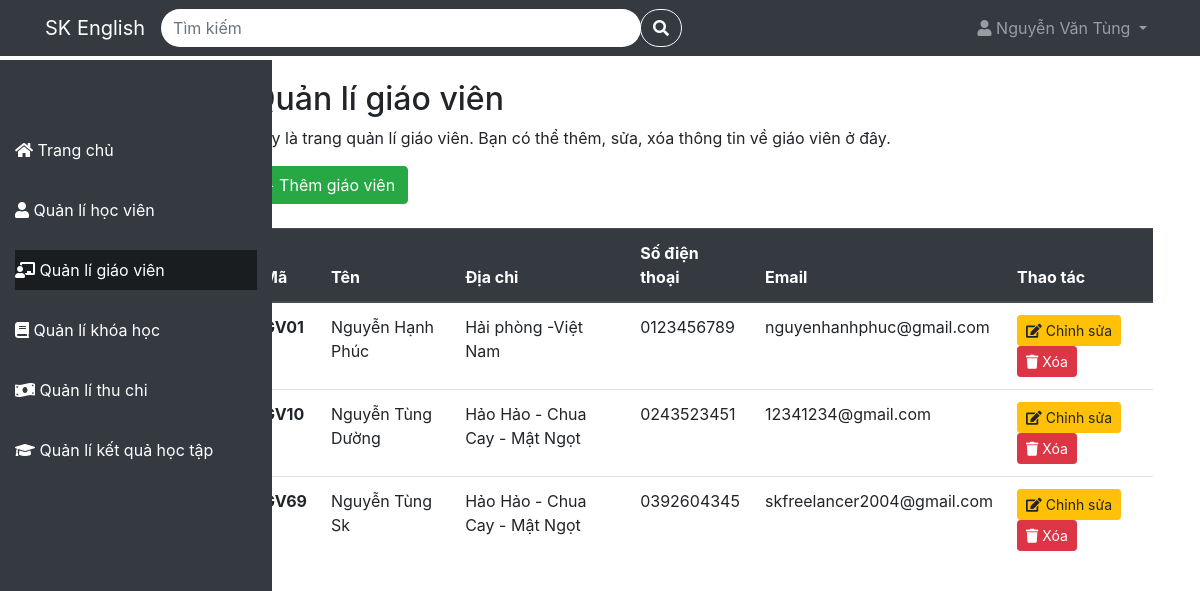
Screenshot of /QuanLiTrungTamTA/teacher with the database file from the repository.
### tables this page shows
CREATE TABLE `teachers` (
  `teacher_id` varchar(4) NOT NULL,
  `name` varchar(100) NOT NULL,
  `address` varchar(100) NOT NULL,
  `phone` varchar(10) NOT NULL,
  `email` varchar(100) NOT NULL
);

### app/Controller/TeacherController.php (called while the page is built, shortened)
<?php
class TeacherController {
    protected $config = [
        'host' => 'localhost',
        'dbname' => 'quanlytrungtamta',
        'user' => 'root',
        'password' => ''
    ];
    protected $db;
    public function __construct() {
        $this->db = new Database($this->config);
    }
    public function index(){
        $checkSearch = false;
        try {
            if($checkSearch){
                $listteacher = $this->db->table('teachers')->search(['teacher_id','name', 'address', 'phone', 'email'], $search);
            }else{
                $listteacher = $this->db->table('teachers')->get();
            }
        } catch (PDOException $e) {
            $this->db->logToConsole('lỗi lấy dữ liệu cho trang teacher: ' . $e->getMessage());
        }
        include './app/View/Teacher/teacher.php';
    }
    public function getListCourse($teacher){
        $sql = "SELECT DISTINCT c.course_id, c.title, c.duration
        FROM schedules s
        JOIN course c ON s.course_id = c.course_id
        WHERE s.teacher_id = '{$teacher['teacher_id']}'";
        $listCourse = $this->db->query($sql);
        return $listCourse;
    }
}
?>

### index.php (called while the page is built, shortened)
<?php
include './app/Model/Model.php';
include './app/Controller/TeacherController.php';
$route = new Route();
$route->get('/', 'LandingController@index');
$route->post('/login', 'LoginController@index');
$route->post('/logout', 'LogoutController@index');
$route->post('/register', 'RegisterController@index');
$route->post('/forgotPassword', 'ForgotPasswordController@index');
$route->post('/courseRegistration', 'RegisterController@courseRegistration');
$route->get('/home', 'HomeController@index');
$route->get('/student', 'StudentController@index');
$route->post('/student/deleteStudent', 'StudentController@deleteStudent');
$route->post('/student/editStudent', 'StudentController@editStudent');
$route->post('/student/addStudent', 'RegistrationController@addStudent');
$route->get('/teacher', 'TeacherController@index');
$route->post('/teacher/addTeacher', 'TeacherController@addTeacher');
$route->post('/teacher/editTeacher', 'TeacherController@editTeacher');
$route->post('/teacher/deleteTeacher', 'TeacherController@deleteTeacher');
$route->get('/course', 'CourseController@index');
$route->post('/course/addCourse', 'CourseController@addCourse');
$route->post('/course/deleteCourse', 'CourseController@deleteCourse');
$route->post('/course/edit', 'CourseController@editCourse');
$route->get('/course/detail', 'CourseController@show@detailCourse.php');
$route->post('/course/addSchedule', 'ScheduleController@addSchedule');
$route->post('/course/deleteSchedule', 'ScheduleController@deleteSchedule');
$route->get('/payment', 'PaymentController@index');
$route->get('/achievement', 'AchievementController@index');
$requestUri = $_SERVER['REQUEST_URI'];
$route->handle($requestUri);
?>

### app/Model/Model.php (called while the page is built, shortened)
<?php
class Database {
    protected
        $table = '',
        $host = '',
        $user ='',
        $password = '',
        $dbname = '',
        $conn = null;
    public function __construct($config){
        $this->host = $config['host'];
        $this->user = $config['user'];
        $this->password = $config['password'];
        $this->dbname = $config['dbname'];
    }
    protected function connect(){
        try{
            $this->conn = new PDO("mysql:host=$this->host;dbname=$this->dbname", $this->user, $this->password);
            $this->conn->setAttribute(PDO::ATTR_ERRMODE, PDO::ERRMODE_EXCEPTION);
        }catch(PDOException $e){
            echo "Lỗi kết nối đến cơ sở dữ liệu: ".$e->getMessage();
        }
    }
    public function query($sql){
        try{
            $query = $this->conn->prepare($sql);
            $query->execute();
            return $query->fetchAll(PDO::FETCH_ASSOC);
        }catch(PDOException $e){
            $this->logToConsole("Lỗi truy vấn dữ liệu: " . $e->getMessage());
        }
    }
    public function get($data = [])
    {
        try {
            if (empty($data)) {
                $sqlString = "select * from $this->table";
                $query = $this->conn->prepare($sqlString);
                $query->execute();
            } else {
                $stmt = join('=? and ', array_keys($data));
                $stmt .= '=?';
                $sqlString = "select * from $this->table where $stmt";
                $query = $this->conn->prepare($sqlString);
                $query->execute(array_values($data));
            }
            return $query->fetchAll(PDO::FETCH_ASSOC);
        } catch (PDOException $e) {
            $this->logToConsole("Lỗi đọc dữ liệu: " . $e->getMessage());
        }
    }
    public function table($table){
        $this->table = $table;
        return $this;
    }
}
?>

### app/View/Teacher/teacher.php (the view, shortened to what this page needs)
<!DOCTYPE html>
<html lang="en">
<head>
  <link rel="stylesheet" href="https://cdnjs.cloudflare.com/ajax/libs/font-awesome/5.15.4/css/all.min.css">
  <link rel="stylesheet" href="https://maxcdn.bootstrapcdn.com/bootstrap/4.5.2/css/bootstrap.min.css">
  <link rel="stylesheet" href=".\public\css\cssProject.css">
</head>
<body>
<?php include './app/View/Template/navbar.php' ?>
<?php include './app/View/Template/sidebar.php' ?>
<div class="main-content">
    <div class="container mt-5">
      <h2>Quản lí giáo viên</h2>
      <p>Đây là trang quản lí giáo viên. Bạn có thể thêm, sửa, xóa thông tin về giáo viên ở đây.</p>
        <button type="button" class="btn btn-success mb-4" data-toggle="modal" data-target="#addTeacher">
           + Thêm giáo viên
        </button>
      <table class="table">
        <thead class="thead-dark">
          <tr>
            <th scope="col">Mã</th>
            <th scope="col">Tên</th>
            <th scope="col">Địa chỉ</th>
            <th scope="col">Số điện thoại</th>
            <th scope="col">Email</th>
            <th scope="col">Thao tác</th>
          </tr>
        </thead>
        <tbody>
            <?php if (!empty($listteacher)): ?>
              <?php
                  foreach($listteacher as $teacher):
                    $listCourse = $this->getListCourse($teacher);
                    $listCourse = json_encode($listCourse);
              ?>
                <tr class="table-row-hover">
                  <th scope="row"
                      data-toggle="modal"
                      data-target="#detailTeacher"
                      data-name="<?php echo $teacher['name']?>"
                      data-address="<?php echo $teacher['address']?>"
                      data-phone="<?php echo $teacher['phone']?>"
                      data-email="<?php echo $teacher['email']?>"
                      data-listcourse='<?php echo htmlspecialchars($listCourse, ENT_QUOTES, 'UTF-8'); ?>'
                  >
                    <?php echo $teacher['teacher_id']?>
                  </th>
                  <td
                      data-toggle="modal"
                      data-target="#detailTeacher"
                      data-name="<?php echo $teacher['name']?>"
                      data-address="<?php echo $teacher['address']?>"
                      data-phone="<?php echo $teacher['phone']?>"
                      data-email="<?php echo $teacher['email']?>"
                      data-listcourse='<?php echo htmlspecialchars($listCourse, ENT_QUOTES, 'UTF-8'); ?>'
                  >
                    <?php echo $teacher['name']?>
                  </td>
                  <td
                      data-toggle="modal"
                      data-target="#detailTeacher"
                      data-name="<?php echo $teacher['name']?>"
                      data-address="<?php echo $teacher['address']?>"
                      data-phone="<?php echo $teacher['phone']?>"
                      data-email="<?php echo $teacher['email']?>"
                      data-listcourse='<?php echo htmlspecialchars($listCourse, ENT_QUOTES, 'UTF-8'); ?>'
                  >
                    <?php echo $teacher['address']?>
                  </td>
                  <td
                      data-toggle="modal"
                      data-target="#detailTeacher"
                      data-name="<?php echo $teacher['name']?>"
                      data-address="<?php echo $teacher['address']?>"
                      data-phone="<?php echo $teacher['phone']?>"
                      data-email="<?php echo $teacher['email']?>"
                      data-listcourse='<?php echo htmlspecialchars($listCourse, ENT_QUOTES, 'UTF-8'); ?>'
                  >
                    <?php echo $teacher['phone']?>
                  </td>
                  <td
                      data-toggle="modal"
                      data-target="#detailTeacher"
                      data-name="<?php echo $teacher['name']?>"
                      data-address="<?php echo $teacher['address']?>"
                      data-phone="<?php echo $teacher['phone']?>"
                      data-email="<?php echo $teacher['email']?>"
                      data-listcourse='<?php echo htmlspecialchars($listCourse, ENT_QUOTES, 'UTF-8'); ?>'
                  >
                    <?php echo $teacher['email']?>
                  </td>
                  <td>
                    <div class="d-inline">
                        <a type="button"
                            class="btn btn-warning btn-sm mr-2"
                            data-toggle="modal"
                            data-target="#editTeacher"
                            data-name="<?php echo $teacher['name']?>"
                            data-address="<?php echo $teacher['address']?>"
                            data-phone="<?php echo $teacher['phone']?>"
                            data-email="<?php echo $teacher['email']?>"
                            data-teacher_id="<?php echo $teacher['teacher_id']?>"
                        >
                            <i class="fas fa-edit"></i> Chỉnh sửa
                        </a>
                    </div>
                    <div class="d-inline">
                        <form
                            id="deleteForm<?php echo $teacher['teacher_id']; ?>"
                            action="./teacher/deleteTeacher"
                            method="POST"
                            class="d-inline"
                        >
                            <button
                                type="button"
                                onclick="deleteTeacher('<?php echo $teacher['teacher_id']; ?>')"
                                class="btn btn-danger btn-sm"
                            >
                                <i class="fa fa-trash" aria-hidden="true"></i> Xóa
                            </button>
                        </form>
                    </div>
                  </td>
                </tr>
              <?php endforeach; ?>
            <?php endif; ?>
          </tbody>
      </table>
    </div>
  </div>
</body>
</html>

### public/css/cssProject.css (style rules this page uses)
.table-row-hover { cursor: pointer; }

### public/css/sidebar.css (style rules this page uses)
.main-content { margin-left: 17%; padding: 2em; }

### rows the page displays
teachers: teacher_id "GV01", name "Nguyễn Hạnh Phúc", address "Hải phòng -Việt Nam", phone "0123456789", email "nguyenhanhphuc@gmail.com"
teachers: teacher_id "GV10", name "Nguyễn Tùng Dường", address "Hảo Hảo - Chua Cay - Mật Ngọt", phone "0243523451", email "12341234@gmail.com"
teachers: teacher_id "GV69", name "Nguyễn Tùng Sk", address "Hảo Hảo - Chua Cay - Mật Ngọt", phone "0392604345", email "skfreelancer2004@gmail.com"
